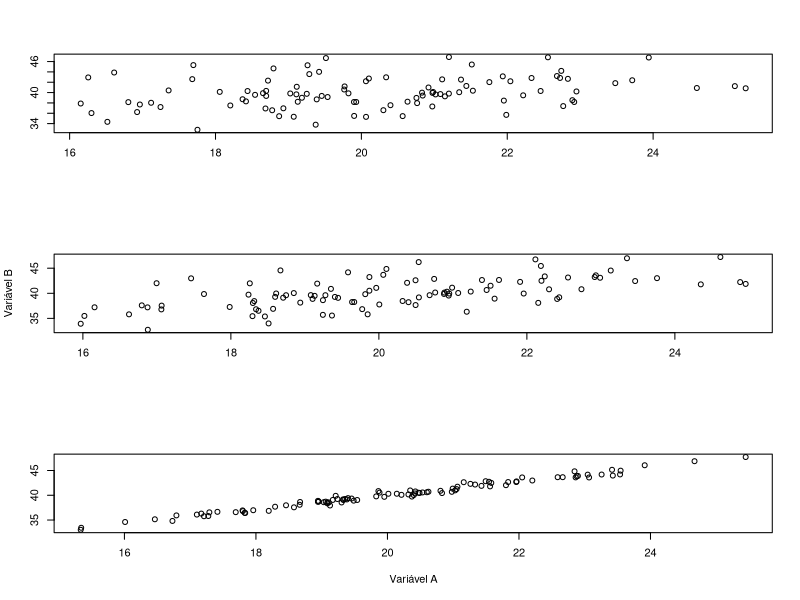

R code for this plot:
## ---- chunk 1
require("mvtnorm")
#----Simulação de diferentes coeficientes de regressão####
#cor(a) = 0,30; cor(b) = 0.60; cor(c) = 0.99
set.seed(1)
a <- rmvnorm(n=100, mean=c(20,40),sigma=matrix(c(5,0.3*sqrt(50),
                                                  0.3*sqrt(50),10),2,2)) 
set.seed(1)
b <- rmvnorm(n=100, mean=c(20,40),sigma=matrix(c(5,0.6*sqrt(50),
                                                       0.6*sqrt(50),10),2,2)) 
set.seed(1)
c <- rmvnorm(n=100, mean=c(20,40),sigma=matrix(c(5,.99*sqrt(50),
                                                 .99*sqrt(50),10),2,2)) 

## ---- chunk 2
#Plotagem dos gráficos dos coeficientes de correlação simulados
par(mfrow=c(3,1))
plot(a, xlab = "", ylab="")
plot(b, xlab = "", ylab = "Variável B") 
plot(c, xlab="Variável A", ylab="")

